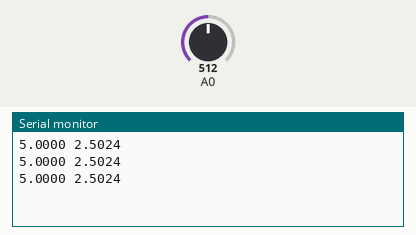
The sketch below on a simulated Arduino Uno, built with avr-gcc and run on an emulated ATmega328P. On the bench: the last lines printed to the serial monitor. The inputs (shaded band) are chosen by the test bench; at power-on: A0 = 512.

Above: at 1.3 s.
1.4 s: A0 set to 716
At 1.9 s:
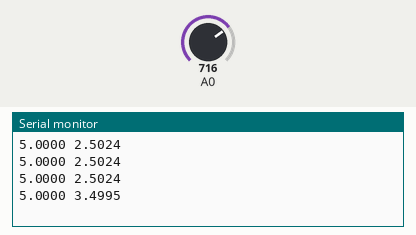
2.9 s: A0 set to 900
At 3.4 s:
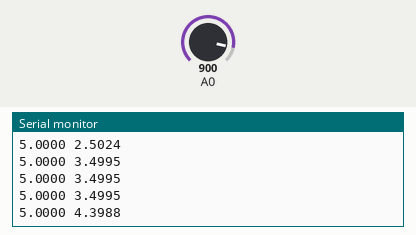
Timing chart, 0 to 5.9 s (numbered marks = the images above; inputs shaded):
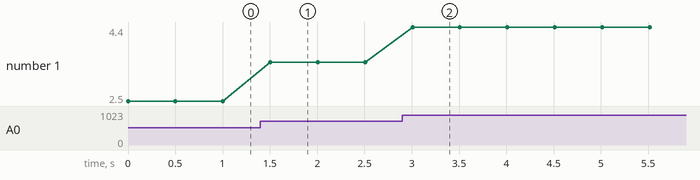

Measured:
- after the input at 1.4 s, the serial monitor: prints a new line after 0.10 s (image 1)
- after the input at 2.9 s, the serial monitor: prints a new line after 0.11 s (image 2)
- plotted number 1: 2.5 → 3.5 after the input at 1.4 s, 3.5 → 4.4 after the input at 2.9 s

The sketch:

lab_1.ino
```cpp
void setup() {
  Serial.begin(9600);
}

void loop() {
  int sensorValue = analogRead(A0);
  float v_out = sensorValue / 204.6;
  float v_in = 5;

  Serial.print(v_in, 4);
  Serial.print(" ");
  Serial.println(v_out, 4);

  delay(500);
}
```
